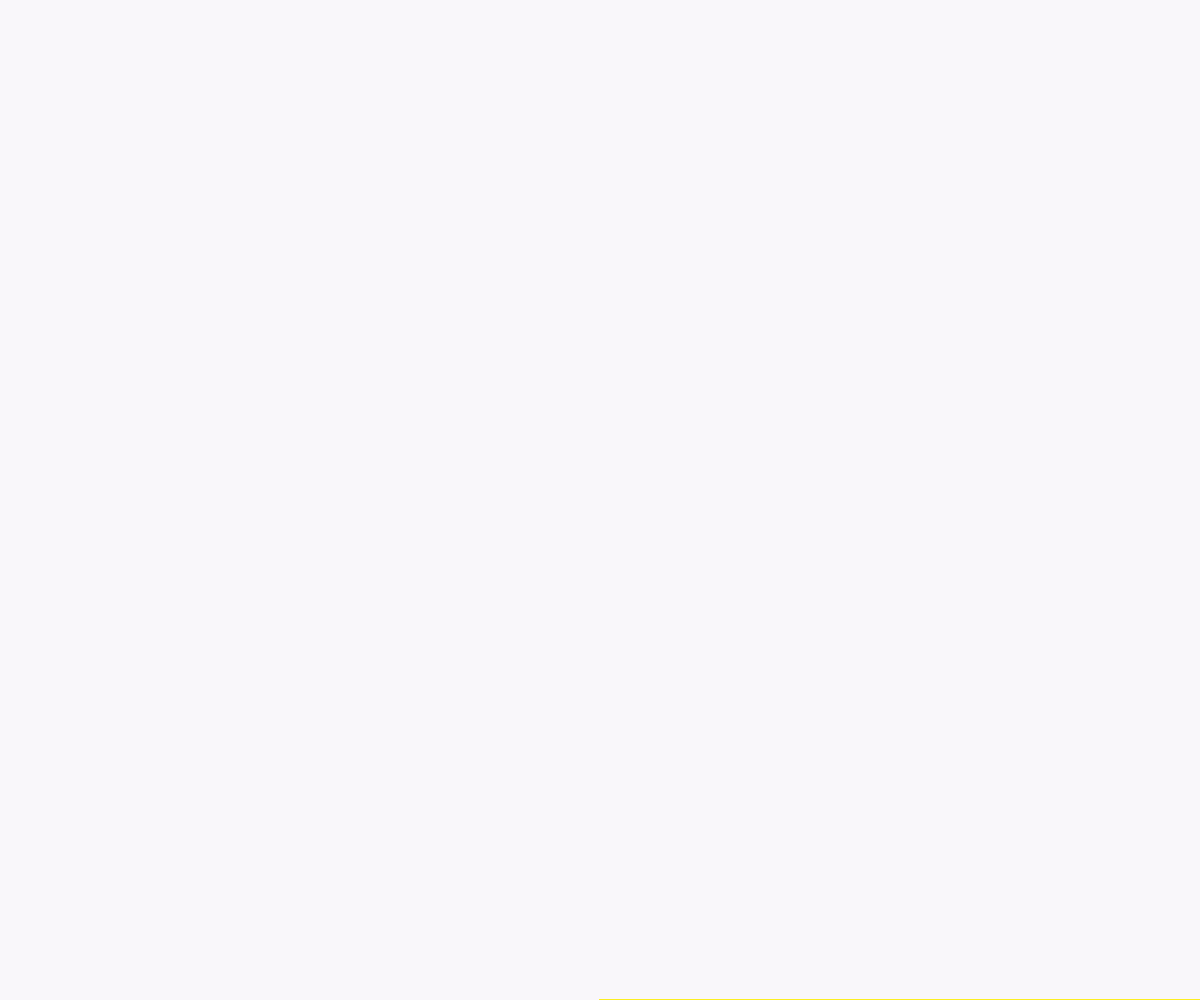
Frame 1 (no input)
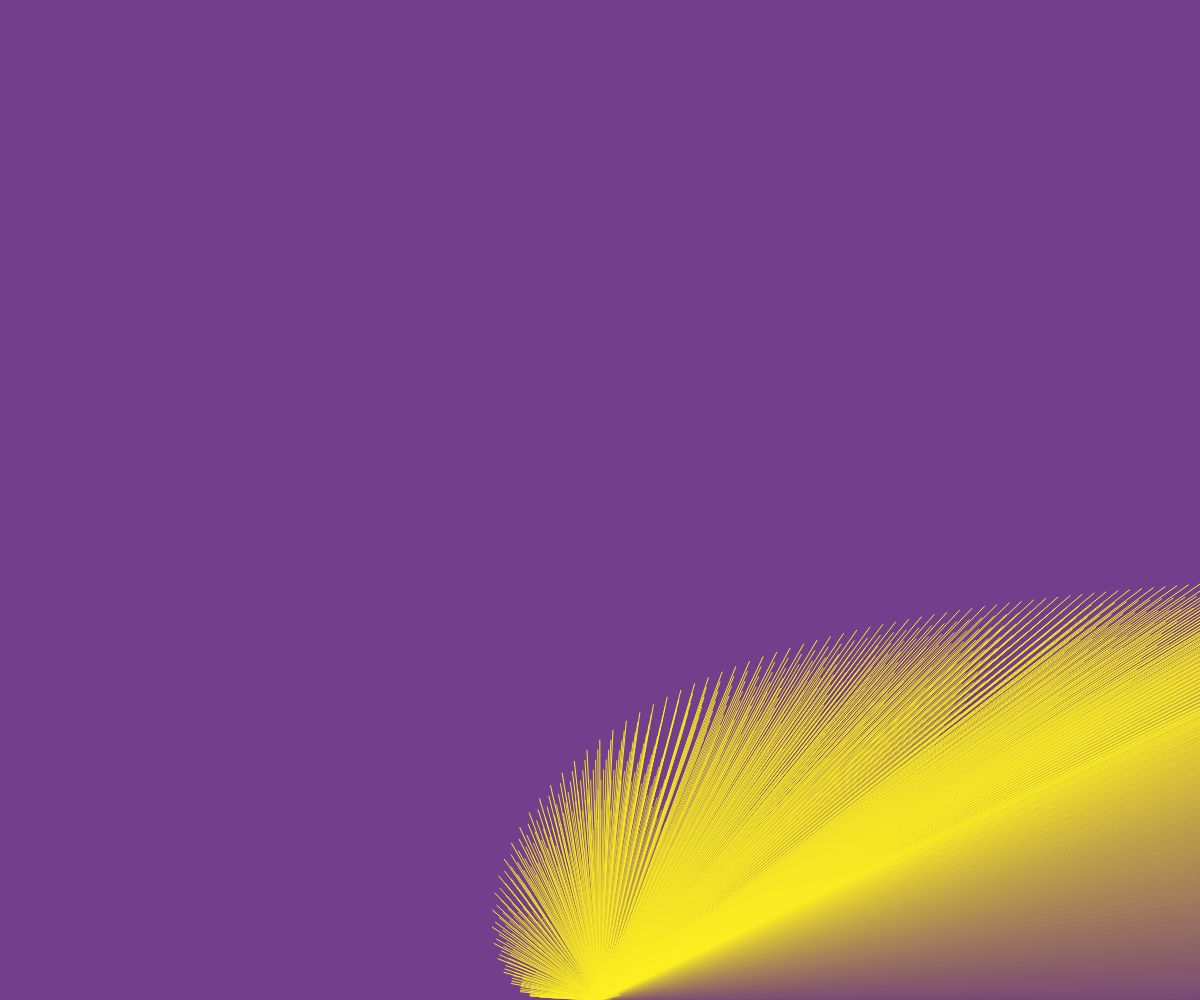
Frame 60 (no input)
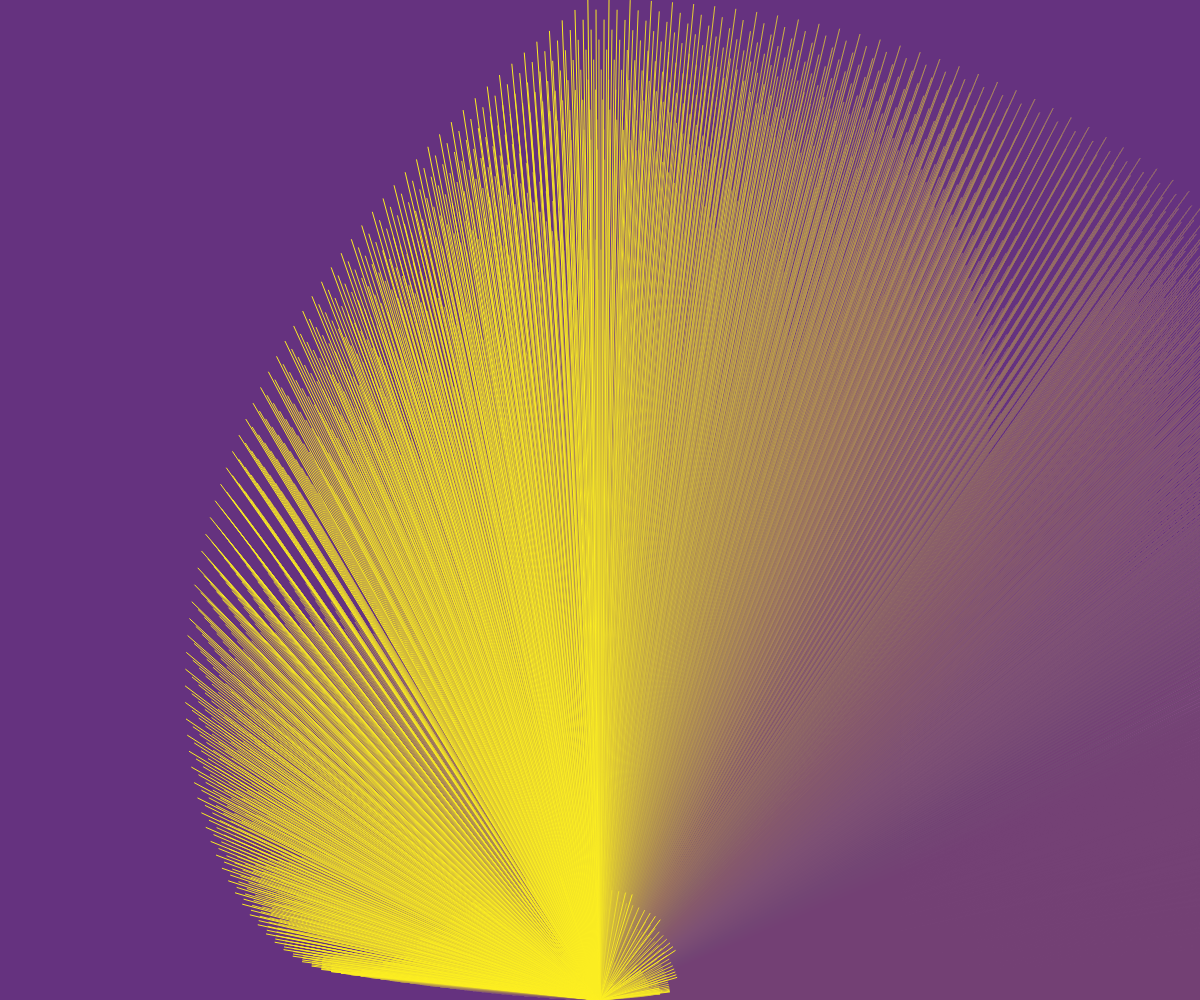
Frame 120 (the mouse pressed at the canvas centre since frame 60)

The p5.js sketch that drew these frames (run headless with seeded random() and noise() and a simulated clock; from frame 60 on, the mouse is pressed at the canvas centre):

// p5.js sketch
// ── sketch.js
const penduls = [];
const spacing = 10;
const gravity = -0.25;

function setup() {
  createCanvas(windowWidth, windowHeight);
  const total = floor(height / spacing);

  for (let i = 0; i < total; i++) {
    penduls[i] = new Pendulum(
      width / 2,
      height,
      spacing + i * spacing,
      spacing
    );
  }
}

function draw() {
  background(112, 50, 120, 10);

  for (let pendul of penduls) {
    pendul.update();
    pendul.show();
  }
}

// ── pendulum.js
class Pendulum {
  constructor(x, y, r, bobR) {
    this.origin = createVector(x, y);
    this.position = createVector();
    this.r = r;
    this.angle = PI / 2;

    this.aVelocity = 0.0;
    this.aAcceleration = 0.0;
    this.damping = 0.999; // Arbitrary value
    this.ballR = bobR;
  }

  update() {
    this.aAcceleration = ((-1 * gravity) / this.r) * sin(this.angle);
    this.aVelocity += this.aAcceleration;
    this.aVelocity *= this.damping;
    this.angle += this.aVelocity;
  }

  show() {
    this.position.set(this.r * sin(this.angle), this.r * cos(this.angle), 0);
    this.position.add(this.origin);

    stroke(252, 238, 33);
    strokeWeight(1);

    line(this.origin.x, this.origin.y, this.position.x, this.position.y);
  }
}
